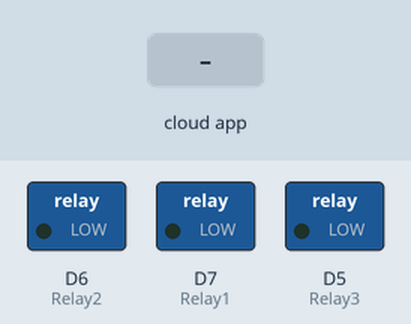
The sketch below on a simulated ESP8266 (NodeMCU). Shown: switched loads named in the sketch (green lamp = pin HIGH). Inputs (shaded band) come from the test bench. WiFi joins after 1.5 s; servers stay silent unless stated; no MQTT or app messages arrive unless stated; what the sketch prints to the serial monitor is not drawn.

Above: at 2.7 s.
2.8 s: the phone or cloud app sets relay1 to 1
At 3.3 s:
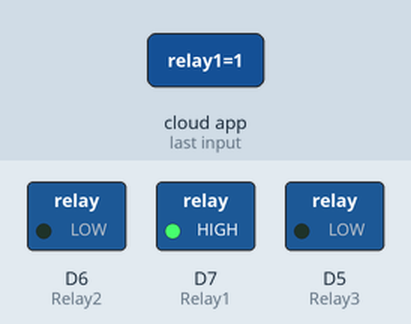
4.3 s: the phone or cloud app sets relay2 to 1
At 5.5 s:
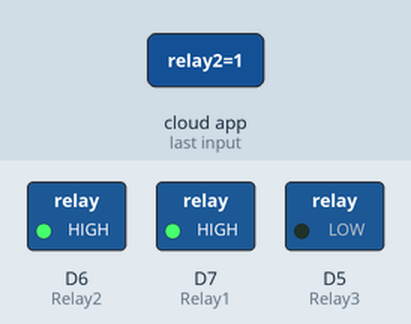
5.8 s: the phone or cloud app sets relay3 to 1
At 7.0 s:
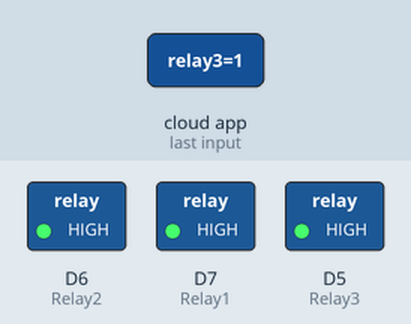
7.3 s: the phone or cloud app sets relay1 to 0
At 8.2 s:
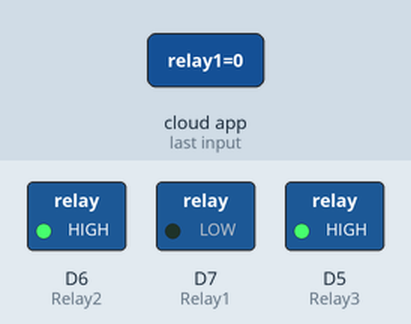
8.8 s: the phone or cloud app sets relay2 to 0
At 9.9 s:
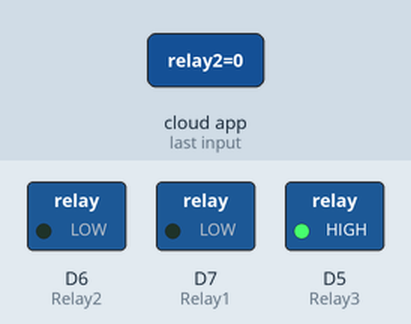
10.3 s: the phone or cloud app sets relay1 to 1
At 11.1 s:
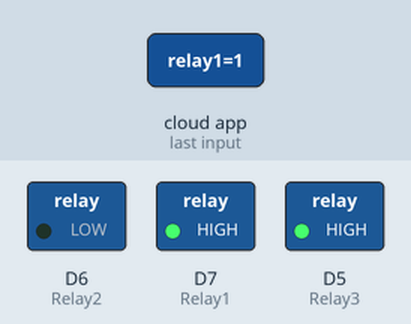
Timing chart, 0 to 12.8 s (numbered marks = the images above; inputs shaded):
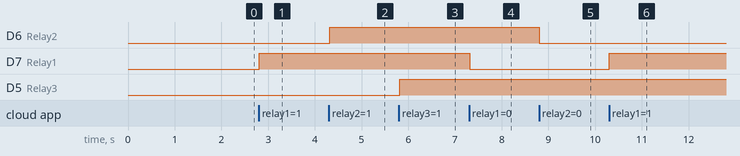

The sketch:

main.ino
```cpp
#include <ESP8266WiFi.h>
#include "Adafruit_MQTT.h"
#include "Adafruit_MQTT_Client.h"
#define Relay1 D7
#define Relay2 D6
#define Relay3 D5
//#define Relay4 D1
#define WLAN_SSID "CaptainCool_7" // Your SSID
#define WLAN_PASS "54919703" // Your password
/************************* Adafruit.io Setup *********************************/
#define AIO_SERVER "io.adafruit.com"
#define AIO_SERVERPORT 1883 // use 8883 for SSL
#define AIO_USERNAME "ishanladva" // Replace it with your username
#define AIO_KEY "35c3dd026d5648e79ee835a561e2a0c7" // Replace with your Project Auth Key
/************ Global State (you don't need to change this!) ******************/
// Create an ESP8266 WiFiClient class to connect to the MQTT server.
WiFiClient client;
// or... use WiFiFlientSecure for SSL
//WiFiClientSecure client;
// Setup the MQTT client class by passing in the WiFi client and MQTT server and login details.
Adafruit_MQTT_Client mqtt(&client, AIO_SERVER, AIO_SERVERPORT, AIO_USERNAME, AIO_KEY);
/****************************** Feeds ***************************************/
// Setup a feed called 'onoff' for subscribing to changes.
Adafruit_MQTT_Subscribe Light1 = Adafruit_MQTT_Subscribe(&mqtt, AIO_USERNAME"/feeds/relay1"); // FeedName
Adafruit_MQTT_Subscribe Light2 = Adafruit_MQTT_Subscribe(&mqtt, AIO_USERNAME "/feeds/relay2");
Adafruit_MQTT_Subscribe Light3 = Adafruit_MQTT_Subscribe(&mqtt, AIO_USERNAME "/feeds/relay3");
//Adafruit_MQTT_Subscribe Light4 = Adafruit_MQTT_Subscribe(&mqtt, AIO_USERNAME "/feeds/Relay4");
void MQTT_connect();

void setup() {
  Serial.begin(115200);
  pinMode(Relay1, OUTPUT);
  pinMode(Relay2, OUTPUT);
  pinMode(Relay3, OUTPUT);

  // Connect to WiFi access point.
  Serial.println(); Serial.println();
  Serial.print("Connecting to ");
  Serial.println(WLAN_SSID);
  WiFi.begin(WLAN_SSID, WLAN_PASS);
  while (WiFi.status() != WL_CONNECTED) {
    delay(500);
    Serial.print(".");
  }
  Serial.println();
  Serial.println("WiFi connected");
  Serial.println("IP address: ");
  Serial.println(WiFi.localIP());

  // Setup MQTT subscription for onoff feed.
  mqtt.subscribe(&Light1);
  mqtt.subscribe(&Light2);
  mqtt.subscribe(&Light3);
}

void loop() {
  MQTT_connect();
  Adafruit_MQTT_Subscribe *subscription;
  while ((subscription = mqtt.readSubscription(20000))) {
    if (subscription == &Light1) {
      Serial.print(F("Got: "));
      Serial.println((char *)Light1.lastread);
      int Light1_State = atoi((char *)Light1.lastread);
      digitalWrite(Relay1, Light1_State);
    }
    if (subscription == &Light2) {
      Serial.print(F("Got: "));
      Serial.println((char *)Light2.lastread);
      int Light2_State = atoi((char *)Light2.lastread);
      digitalWrite(Relay2, Light2_State);
    }
    if (subscription == &Light3) {
      Serial.print(F("Got: "));
      Serial.println((char *)Light3.lastread);
      int Light3_State = atoi((char *)Light3.lastread);
      digitalWrite(Relay3, Light3_State);
    }
  }
}

void MQTT_connect() {
  int8_t ret;
  // Stop if already connected.
  if (mqtt.connected()) {
  return;
  }
  Serial.print("Connecting to MQTT... ");
  uint8_t retries = 3;
  while ((ret = mqtt.connect()) != 0) { // connect will return 0 for connected
    Serial.println(mqtt.connectErrorString(ret));
    Serial.println("Retrying MQTT connection in 5 seconds...");
    mqtt.disconnect();
    delay(5000); // wait 5 seconds
    retries--;
    if (retries == 0) {
      // basically die and wait for WDT to reset me
      while (1);
    }
  }
  Serial.println("MQTT Connected!");
}
```

Measured:
- after the input at 2.8 s, D7 (Relay1): LOW → HIGH at once
- after the input at 4.3 s, D6 (Relay2): LOW → HIGH at once
- after the input at 5.8 s, D5 (Relay3): LOW → HIGH at once
- after the input at 7.3 s, D7 (Relay1): HIGH → LOW at once
- after the input at 8.8 s, D6 (Relay2): HIGH → LOW at once
- after the input at 10.3 s, D7 (Relay1): LOW → HIGH at once
